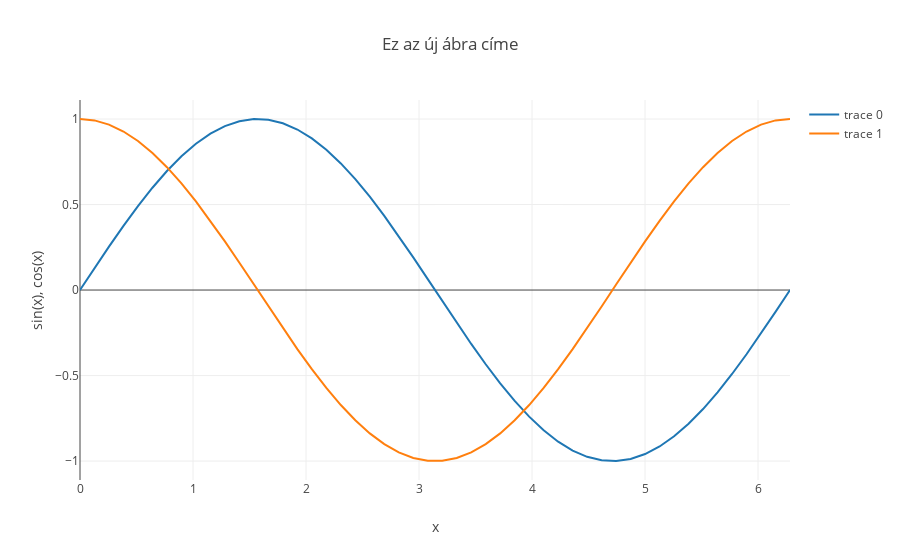

The notebook cell saved with this chart:
### Code cell
x_pontok_uj = linspace(0,2*np.pi,50)
y_pontok_sin = sin(x_pontok_uj)
y_pontok_cos = cos(x_pontok_uj)
trace_sin_gorbe = Scatter(x=x_pontok_uj, y=y_pontok_sin, mode='lines')
trace_cos_gorbe = Scatter(x=x_pontok_uj, y=y_pontok_cos, mode='lines')
adatok = [trace_sin_gorbe, trace_cos_gorbe]
layout_sin_gorbe = Layout(title='Ez az új ábra címe',
                          xaxis=XAxis(title='x'), 
                          yaxis=YAxis(title='sin(x), cos(x)'))
figure_uj = Figure(data=adatok, layout=layout_sin_gorbe)
iplot(figure_uj)
